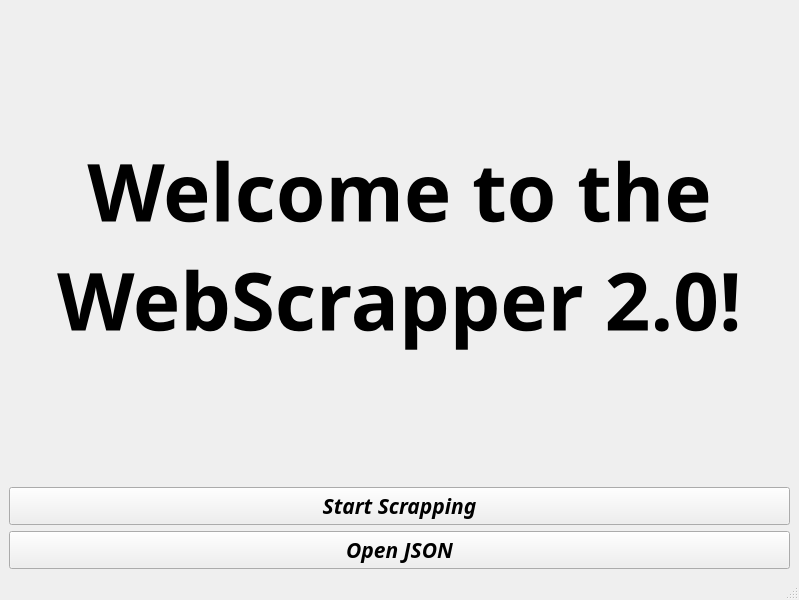
<?xml version="1.0" encoding="UTF-8"?>
<ui version="4.0">
 <class>MainWindow</class>
 <widget class="QMainWindow" name="MainWindow">
  <property name="geometry">
   <rect>
    <x>0</x>
    <y>0</y>
    <width>799</width>
    <height>600</height>
   </rect>
  </property>
  <property name="font">
   <font>
    <pointsize>8</pointsize>
   </font>
  </property>
  <property name="focusPolicy">
   <enum>Qt::NoFocus</enum>
  </property>
  <property name="windowTitle">
   <string>Web Scrapper 2.0</string>
  </property>
  <property name="autoFillBackground">
   <bool>false</bool>
  </property>
  <widget class="QWidget" name="centralwidget">
   <layout class="QGridLayout" name="gridLayout">
    <item row="0" column="0">
     <widget class="QLabel" name="label">
      <property name="font">
       <font>
        <family>Segoe UI Light</family>
        <pointsize>60</pointsize>
        <bold>true</bold>
       </font>
      </property>
      <property name="text">
       <string>Welcome to the WebScrapper 2.0!</string>
      </property>
      <property name="scaledContents">
       <bool>false</bool>
      </property>
      <property name="alignment">
       <set>Qt::AlignCenter</set>
      </property>
      <property name="wordWrap">
       <bool>true</bool>
      </property>
     </widget>
    </item>
    <item row="2" column="0">
     <widget class="QPushButton" name="Start">
      <property name="font">
       <font>
        <family>Modern</family>
        <pointsize>16</pointsize>
        <italic>true</italic>
        <bold>true</bold>
       </font>
      </property>
      <property name="text">
       <string>Start Scrapping</string>
      </property>
     </widget>
    </item>
    <item row="3" column="0">
     <widget class="QPushButton" name="Json">
      <property name="font">
       <font>
        <family>Modern</family>
        <pointsize>16</pointsize>
        <italic>true</italic>
        <bold>true</bold>
       </font>
      </property>
      <property name="text">
       <string>Open JSON</string>
      </property>
     </widget>
    </item>
   </layout>
  </widget>
  <widget class="QStatusBar" name="statusbar"/>
 </widget>
 <resources/>
 <connections/>
</ui>
